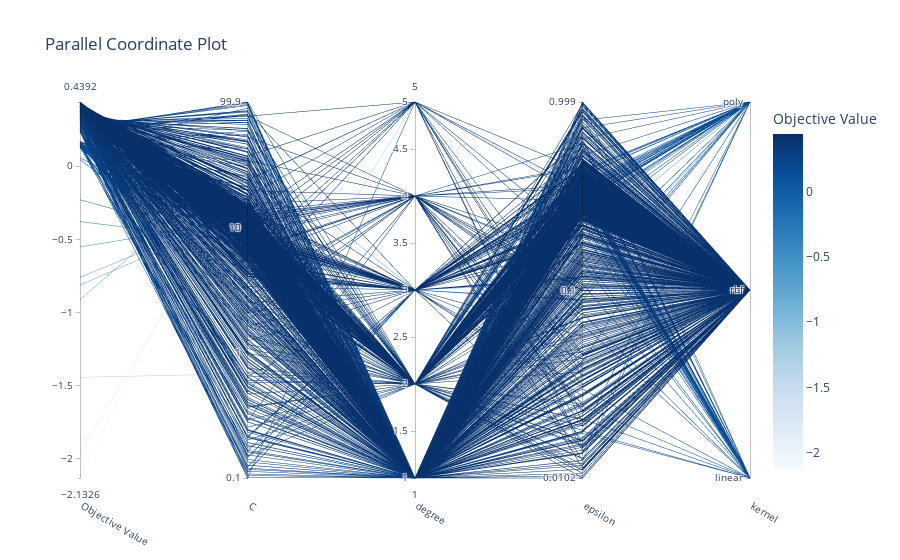

Notebook code cell kept with this figure:
### Code cell
optuna.visualization.plot_parallel_coordinate(study)

### Figure 1 — Plotly figure (JSON) as saved in the notebook; plotly's stock layout.template omitted (floating-point values rounded to 4 significant figures; data arrays with more than 128 entries replaced by an {"elided": "..."} marker saying what was removed)
{"data": [{"dimensions": [{"label": "Objective Value", "range": [-2.133, 0.4392], "values": {"elided": "1000 float values"}}, {"label": "C", "range": [-0.9996, 1.999], "ticktext": ["0.1", "1", "10", "99.9"], "tickvals": [-0.9996, 0, 1, 1.999], "values": {"elided": "1000 float values"}}, {"label": "degree", "range": [1, 5], "values": {"elided": "1000 int values"}}, {"label": "epsilon", "range": [-1.993, -0.0005732], "ticktext": ["0.0102", "0.1", "0.999"], "tickvals": [-1.993, -1, -0.0005732], "values": {"elided": "1000 float values"}}, {"label": "kernel", "range": [0, 2], "ticktext": ["linear", "rbf", "poly"], "tickvals": [0, 1, 2], "values": {"elided": "1000 int values"}}], "labelangle": 30, "labelside": "bottom", "line": {"color": {"elided": "1000 float values"}, "colorbar": {"title": {"text": "Objective Value"}}, "colorscale": [[0, "rgb(247,251,255)"], [0.125, "rgb(222,235,247)"], [0.25, "rgb(198,219,239)"], [0.375, "rgb(158,202,225)"], [0.5, "rgb(107,174,214)"], [0.625, "rgb(66,146,198)"], [0.75, "rgb(33,113,181)"], [0.875, "rgb(8,81,156)"], [1, "rgb(8,48,107)"]], "reversescale": false, "showscale": true}, "type": "parcoords"}], "layout": {"title": {"text": "Parallel Coordinate Plot"}}}
